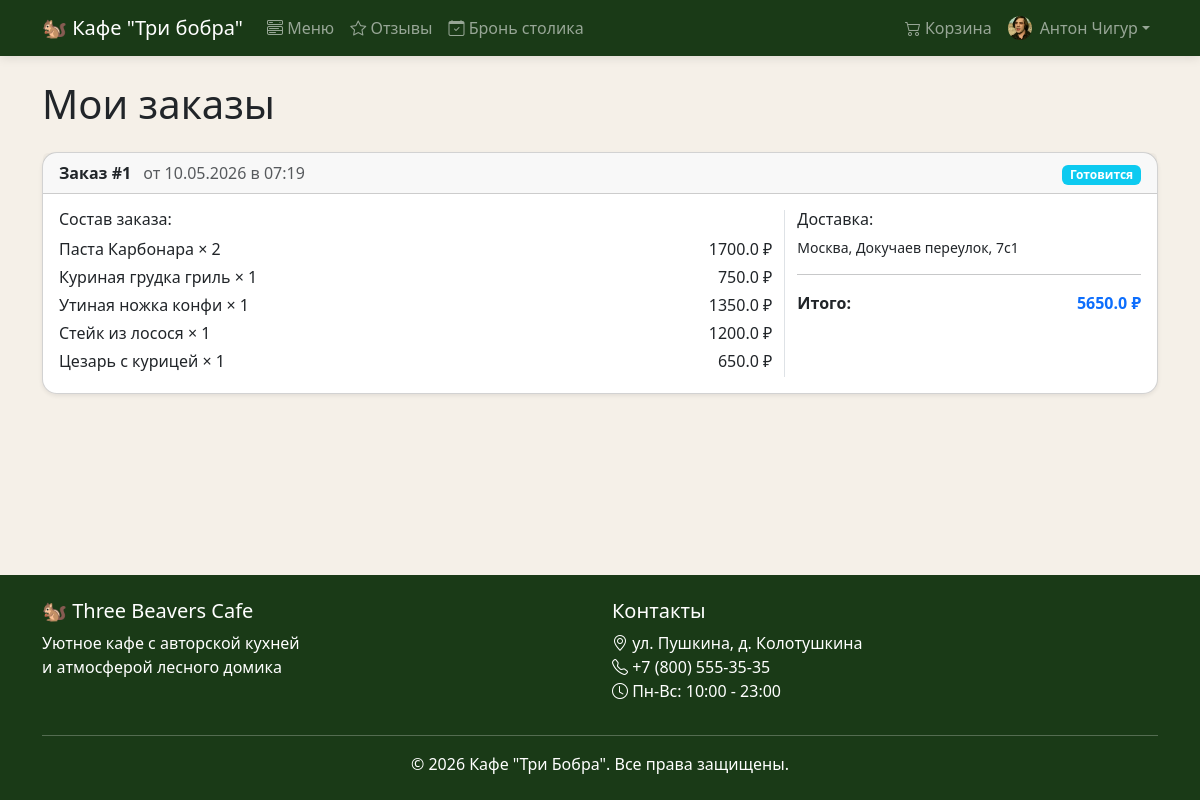
The page /orders (signed in) on the database its author committed.
### models.py (models this page shows)
class User(UserMixin, db.Model):
    id = db.Column(db.Integer, primary_key=True)
    username = db.Column(db.String(80), unique=True, nullable=False)
    email = db.Column(db.String(120), unique=True, nullable=False)
    password_hash = db.Column(db.String(256), nullable=False)
    is_admin = db.Column(db.Boolean, default=False)
    avatar = db.Column(db.String(300), default="default-avatar.png")
    cart_items = db.relationship("CartItem", backref="user", lazy=True)
    orders = db.relationship("Order", backref="user", lazy=True)
    bookings = db.relationship("Booking", backref="user", lazy=True)
    reviews = db.relationship("Review", backref="user", lazy=True)

class Order(db.Model):
    id = db.Column(db.Integer, primary_key=True)
    user_id = db.Column(db.Integer, db.ForeignKey("user.id"), nullable=False)
    total_price = db.Column(db.Float, nullable=False)
    status = db.Column(db.String(20), default="new")
    delivery_address = db.Column(db.String(300), nullable=True)
    latitude = db.Column(db.Float, nullable=True)
    longitude = db.Column(db.Float, nullable=True)
    created_at = db.Column(db.DateTime, default=datetime.utcnow)
    items = db.relationship("OrderItem", backref="order", lazy=True)

class OrderItem(db.Model):
    id = db.Column(db.Integer, primary_key=True)
    order_id = db.Column(db.Integer, db.ForeignKey("order.id", ondelete="CASCADE"), nullable=False)
    menu_item_id = db.Column(db.Integer, db.ForeignKey("menu_item.id"), nullable=False)
    quantity = db.Column(db.Integer, nullable=False)
    price_per_unit = db.Column(db.Float, nullable=False)
    menu_item = db.relationship("MenuItem")

class MenuItem(db.Model):
    id = db.Column(db.Integer, primary_key=True)
    name = db.Column(db.String(100), nullable=False)
    description = db.Column(db.Text, nullable=True)
    price = db.Column(db.Float, nullable=False)
    image_url = db.Column(db.String(300), default="default-food.jpg")
    available = db.Column(db.Boolean, default=True)
    category_id = db.Column(db.Integer, db.ForeignKey("category.id"), nullable=False)

### routes/orders.py (the view)
@orders_bp.route("/orders")
@login_required
def orders():
    user_orders = Order.query.filter_by(user_id=current_user.id).order_by(Order.created_at.desc()).all()
    cart_count = sum(item.quantity for item in current_user.cart_items)
    return render_template("orders.html", orders=user_orders, cart_count=cart_count)

### templates/orders.html (shortened to what this page needs)
{% extends "base.html" %}
{% block content %}
<div class="container">
    <h1 class="mb-4">Мои заказы</h1>
    {% if orders %}
    <div class="row">
        {% for order in orders %}
        <div class="col-12 mb-3">
            <div class="card shadow-sm">
                <div class="card-header d-flex justify-content-between align-items-center">
                    <div>
                        <strong>Заказ #{{ order.id }}</strong>
                        <span class="text-muted ms-2">
                            от {{ order.created_at.strftime('%d.%m.%Y в %H:%M') }}
                        </span>
                    </div>
                    <div>
                        <span class="badge
                            {% if order.status == 'new' %}bg-warning
                            {% elif order.status == 'preparing' %}bg-info
                            {% elif order.status == 'ready' %}bg-success
                            {% elif order.status == 'cancelled' %}bg-danger
                            {% elif order.status == 'delivered' %}bg-primary
                            {% endif %}">
                            {% if order.status == 'new' %}Новый
                            {% elif order.status == 'preparing' %}Готовится
                            {% elif order.status == 'ready' %}Готов
                            {% elif order.status == 'cancelled' %}Отменён
                            {% elif order.status == 'delivered' %}Доставлен
                            {% endif %}
                        </span>
                    </div>
                </div>
                <div class="card-body">
                    <div class="row">
                        <div class="col-md-8">
                            <h6>Состав заказа:</h6>
                            {% for item in order.items %}
                            <div class="d-flex justify-content-between mb-1">
                                <span>{{ item.menu_item.name }} × {{ item.quantity }}</span>
                                <span>{{ item.price_per_unit * item.quantity }} ₽</span>
                            </div>
                            {% endfor %}
                        </div>
                        <div class="col-md-4 border-start">
                            <h6>Доставка:</h6>
                            <p class="mb-1 small">{{ order.delivery_address }}</p>
                            <hr>
                            <div class="d-flex justify-content-between fw-bold">
                                <span>Итого:</span>
                                <span class="text-primary">{{ order.total_price }} ₽</span>
                            </div>
                        </div>
                    </div>
                </div>
            </div>
        </div>
        {% endfor %}
    </div>
    {% endif %}
</div>
{% endblock %}

### templates/base.html (shortened to what this page needs)
<!DOCTYPE html>
<html lang="ru">
<head>
    <link href="https://cdn.jsdelivr.net/npm/bootstrap@5.3.2/dist/css/bootstrap.min.css" rel="stylesheet">
    <link href="https://cdn.jsdelivr.net/npm/bootstrap-icons@1.11.2/font/bootstrap-icons.css" rel="stylesheet">
    <link href="{{ url_for('static', filename='css/style.css') }}" rel="stylesheet">
</head>
<body>
    <nav class="navbar navbar-expand-lg navbar-dark bg-dark-green sticky-top">
        <div class="container">
            <a class="navbar-brand" href="{{ url_for('main.index') }}">
                🐿 Кафе "Три бобра"
            </a>
            <div class="collapse navbar-collapse" id="navbarNav">
                <ul class="navbar-nav me-auto">
                    <li class="nav-item">
                        <a class="nav-link" href="{{ url_for('menu.menu') }}">
                            <i class="bi bi-menu-button-wide"></i> Меню
                        </a>
                    </li>
                    <li class="nav-item">
                        <a class="nav-link" href="{{ url_for('reviews.reviews') }}">
                            <i class="bi bi-star"></i> Отзывы
                        </a>
                    </li>
                    <li class="nav-item">
                        <a class="nav-link" href="{{ url_for('booking.booking') }}">
                            <i class="bi bi-calendar-check"></i> Бронь столика
                        </a>
                    </li>
                </ul>
                <ul class="navbar-nav">
                    {% if current_user.is_authenticated %}
                    <li class="nav-item">
                        <a class="nav-link d-flex align-items-center gap-1" href="{{ url_for('cart.cart') }}">
                            <i class="bi bi-cart2"></i> Корзина
                        </a>
                    </li>
                    <li class="nav-item dropdown">
                        <a class="nav-link dropdown-toggle d-flex align-items-center" href="#" role="button" data-bs-toggle="dropdown">
                            <img src="/auth/avatar/{{ current_user.id }}"
                                 class="rounded-circle me-2"
                                 style="width: 24px; height: 24px; object-fit: cover;"
                                 alt="">
                            {{ current_user.username }}
                        </a>
                    </li>
                    {% endif %}
                </ul>
            </div>
        </div>
    </nav>
    <main class="py-4">
        {% block content %}{% endblock %}
    </main>
    <footer class="bg-dark-green text-white py-4 mt-auto">
        <div class="container">
            <div class="row">
                <div class="col-md-6">
                    <h5>🐿 Three Beavers Cafe</h5>
                    <p>Уютное кафе с авторской кухней<br>и атмосферой лесного домика</p>
                </div>
                <div class="col-md-6">
                    <h5>Контакты</h5>
                    <p>
                        <i class="bi bi-geo-alt"></i> ул. Пушкина, д. Колотушкина<br>
                        <i class="bi bi-telephone"></i> +7 (800) 555-35-35<br>
                        <i class="bi bi-clock"></i> Пн-Вс: 10:00 - 23:00
                    </p>
                </div>
            </div>
            <hr>
            <p class="text-center mb-0">&copy; 2026 Кафе "Три Бобра". Все права защищены.</p>
        </div>
    </footer>
</body>
</html>

### static/css/style.css (style rules this page uses)
:root { --beaver-green: #2d5a27; --beaver-dark: #1a3a17; --beaver-light: #4a7c43; --beaver-gold: #c4a35a; --beaver-cream: #f5f0e8; --beaver-brown: #6b4f3c; }
.bg-dark-green { background-color: var(--beaver-dark) !important; }
.card { border-radius: 15px; transition: transform 0.3s, box-shadow 0.3s; }
.navbar { box-shadow: 0 2px 10px rgba(0, 0, 0, 0.1); }
.nav-link { transition: color 0.3s; }
footer { background-color: var(--beaver-dark); }
body { background-color: var(--beaver-cream); min-height: 100vh; display: flex; flex-direction: column; }
main { flex: 1; }
a.nav-link.d-flex { white-space: nowrap; }

### rows shown on the page
User: username "Антон Чигур"
Order: id "1", created_at "10.05.2026 в 07:19", status "Готовится", delivery_address "Москва, Докучаев переулок, 7с1", total_price "5650.0"
OrderItem: menu_item.name "Паста Карбонара", quantity "2", item.price_per_unit*item.quantity "1700.0"
OrderItem: menu_item.name "Куриная грудка гриль", quantity "1", item.price_per_unit*item.quantity "750.0"
OrderItem: menu_item.name "Утиная ножка конфи", quantity "1", item.price_per_unit*item.quantity "1350.0"
OrderItem: menu_item.name "Стейк из лосося", quantity "1", item.price_per_unit*item.quantity "1200.0"
OrderItem: menu_item.name "Цезарь с курицей", quantity "1", item.price_per_unit*item.quantity "650.0"
